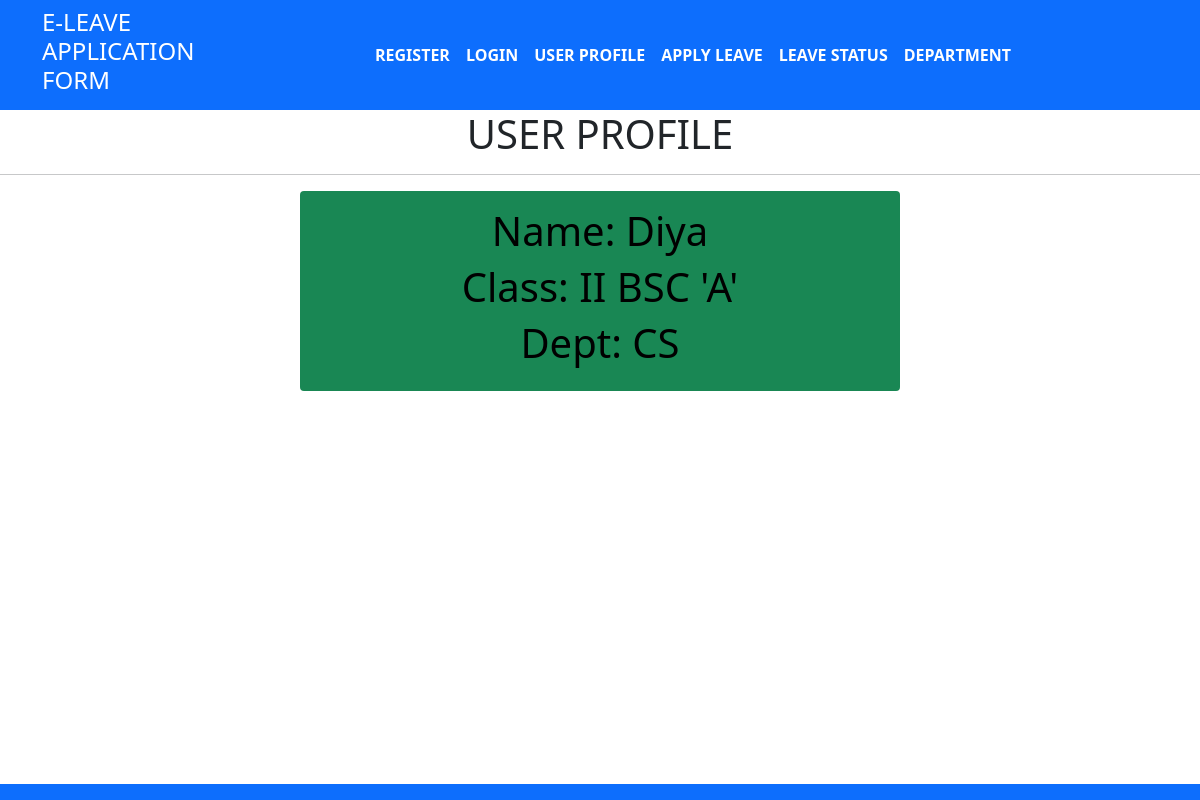
/user, run on the app's committed database.
### home/models.py (models this page shows)
class users(models.Model) :
    user_name=models.CharField(max_length=255)
    user_class=models.CharField(max_length=100)
    dep_name=models.ForeignKey(department,on_delete=models.CASCADE)

class department(models.Model):
    dep_name= models.CharField(max_length=100)
    def __str__(self):
        return self.dep_name

### home/views.py (the view)
# urls.py: path('user',views.user,name='user'),
def user(request):
    dict_user={
        'users':users.objects.all()
    }
    return render(request,'user.html',dict_user)

### templates/user.html (shortened to what this page needs)
{% extends 'base.html'%}
{% block content %}
<h1 class="text-center">USER PROFILE</h1>
<hr>
{% for u  in users %}
<div class="mx-auto w-50 bg-success text-center text-black p-3 my-3 borderborder-warning rounded" >
    <h1>Name:  {{u.user_name}}</h1>
    <h1>Class: {{u.user_class}}</h1>
    <h1>Dept:  {{u.dep_name}}</h1>
</div>
{% endfor %}
{% endblock %}

### data on the page
users: user_name "Diya", user_class "II BSC 'A'", dep_name "CS"
